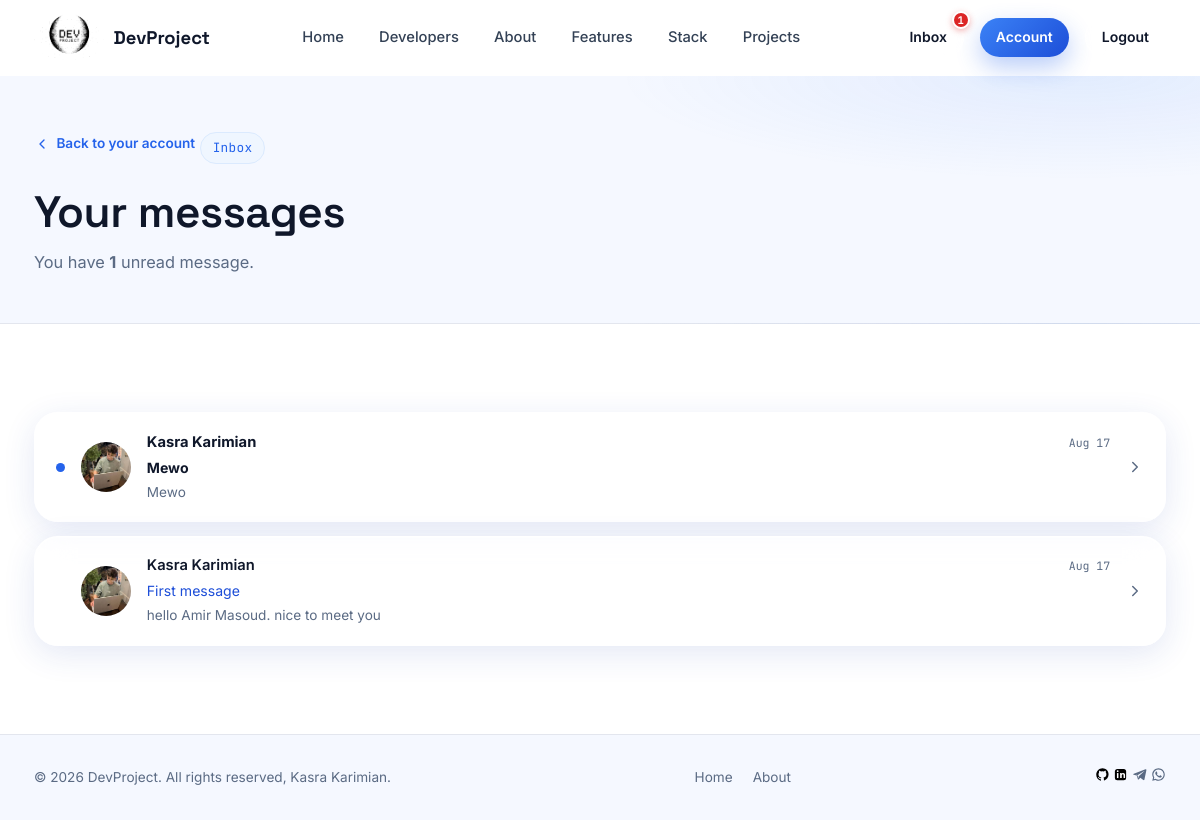
Screenshot of /inbox/ (signed in) with the database file from the repository.
### users/models.py (models this page shows, shortened)
class Message(models.Model):
    sender = models.ForeignKey(profile, on_delete=models.SET_NULL, null=True, blank=True) # set null means if user delete account its messages are still visible.
    recipient = models.ForeignKey(profile, on_delete=models.SET_NULL, null=True, blank=True, related_name='messages')
    name = models.CharField(max_length=200, null=True, blank=True)
    email = models.EmailField(max_length=200, null=True, blank=True)
    subject = models.CharField(max_length=200, null=True, blank=True)
    body = models.TextField()
    is_read = models.BooleanField(default=False, null=True)
    created = models.DateTimeField(auto_now_add=True)
    id = models.UUIDField(default=uuid.uuid4, unique=True, primary_key=True, editable=False)
    class Meta:
        ordering = ['is_read', 'created']

class profile(models.Model):
    user = models.OneToOneField(User, on_delete=models.CASCADE, null=True, blank=True) # cascade means anytime user deleted profile will deletes too.
    name = models.CharField(max_length=200, null=True, blank=True)
    location = models.CharField(max_length=200, null=True, blank=True)
    username = models.CharField(max_length=200, null=True, blank=True)
    email = models.EmailField(max_length=200, null=True, blank=True)
    short_intro = models.CharField(max_length=200, null=True, blank=True)
    bio = models.TextField(null=True, blank=True)
    profile_image = models.ImageField(null=True, blank=True, upload_to='profiles/', default='profiles/default_profile.jpg')
    social_github = models.CharField(max_length=200, null=True, blank=True)
    social_linkedin = models.CharField(max_length=200, null=True, blank=True)
    social_telegram = models.CharField(max_length=200, null=True, blank=True)
    social_whatsapp = models.CharField(max_length=200, null=True, blank=True)
    social_youtube = models.CharField(max_length=200, null=True, blank=True)
    social_website = models.CharField(max_length=200, null=True, blank=True)
    created = models.DateTimeField(auto_now_add=True)
    id = models.UUIDField(default=uuid.uuid4, unique=True, primary_key=True, editable=False)

### users/views.py (the view)
# urls.py: path('inbox/', views.inbox, name="inbox"),
@login_required(login_url='login')
def inbox(request):
    profile = request.user.profile
    messageRequest = profile.messages.all()
    unreadCount = messageRequest.filter(is_read=False).count()
    context = {'messageRequest':messageRequest , 'unreadCount':unreadCount}
    return render (request, 'users/inbox.html', context)

### users/context_processors.py (called while the page is built)
def unread_messages(request):
    if request.user.is_authenticated:
        try:
            count = request.user.profile.messages.filter(is_read=False).count()
        except AttributeError:
            count = 0
    else:
        count = 0
    return {'unread_message_count': count}

### users/templates/users/inbox.html (shortened to what this page needs)
{% extends 'main.html' %}
{% block content %}
  <div class="page-head">
    <div class="section-inner">
      <a href="{% url 'account' %}" class="back-link">
        <svg viewBox="0 0 24 24"><path d="M15 18l-6-6 6-6"/></svg>
        Back to your account
      </a>
      <p class="eyebrow">Inbox</p>
      <h1 class="page-head__title">Your messages</h1>
      <p class="page-head__subtitle">
        {% if unreadCount %}
          You have <strong>{{ unreadCount }}</strong> unread message{{ unreadCount|pluralize }}.
        {% else %}
          You're all caught up — no unread messages.
        {% endif %}
      </p>
    </div>
  </div>
  <section class="section">
    <div class="section-inner">
      {% if messageRequest %}
      <div class="inbox-list">
        {% for msg in messageRequest %}
        <a href="{% url 'message' msg.id %}" class="inbox-item glass reveal {% if not msg.is_read %}is-unread{% endif %}">
          <span class="inbox-item__status" aria-hidden="true"></span>
          <span class="inbox-item__avatar">
            {% if msg.sender.profile_image %}
              <img src="{{ msg.sender.profile_image.url }}" alt="">
            {% else %}
              <span>{{ msg.sender.name|default:msg.name|default:"?"|slice:":1"|upper }}</span>
            {% endif %}
          </span>
          <span class="inbox-item__body">
            <span class="inbox-item__top">
              <span class="inbox-item__sender">{{ msg.sender.name|default:msg.sender.username|default:msg.name|default:"Unknown sender" }}</span>
              <span class="inbox-item__date">{{ msg.created|date:"M j" }}</span>
            </span>
            <span class="inbox-item__subject">{{ msg.subject|default:"(No subject)" }}</span>
            <span class="inbox-item__preview">{{ msg.body|truncatechars:110 }}</span>
          </span>
          <svg class="inbox-item__chevron" viewBox="0 0 24 24" aria-hidden="true"><path d="m9 18 6-6-6-6"/></svg>
        </a>
        {% endfor %}
      </div>
      {% endif %}
    </div>
  </section>
{% endblock %}

### rows the page displays
Message: sender.profile_image (picture), sender.name "Kasra Karimian", created "Aug 17", subject "Mewo", body "Mewo"
Message: sender.profile_image (picture), sender.name "Kasra Karimian", created "Aug 17", subject "First message", body "hello Amir Masoud. nice to meet you"

### other values shown
{{ unread_message_count }} "1"
{{ unreadCount }} "1"
